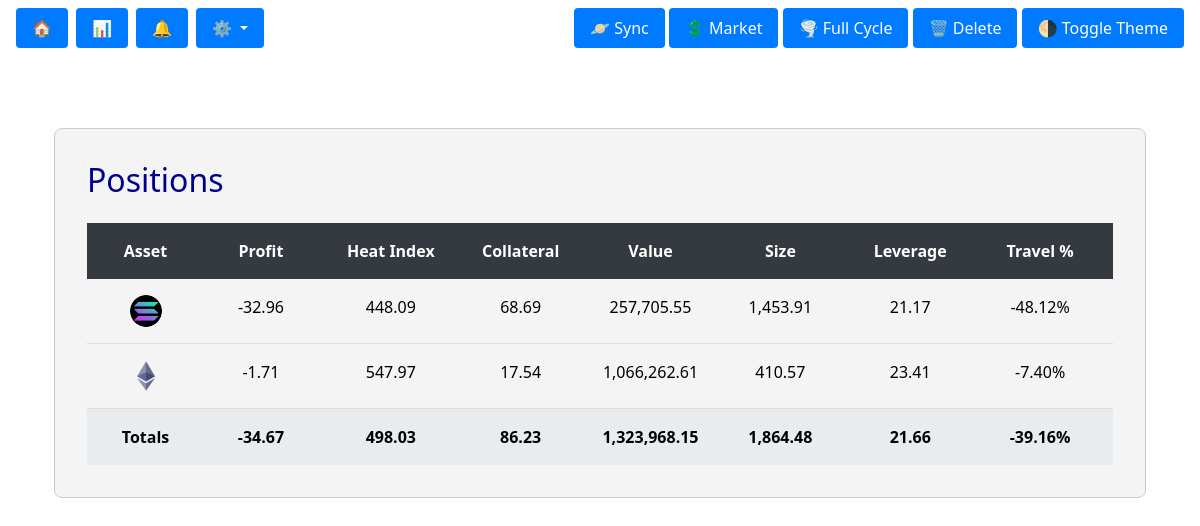
Page /positions/table on the earlier database version.
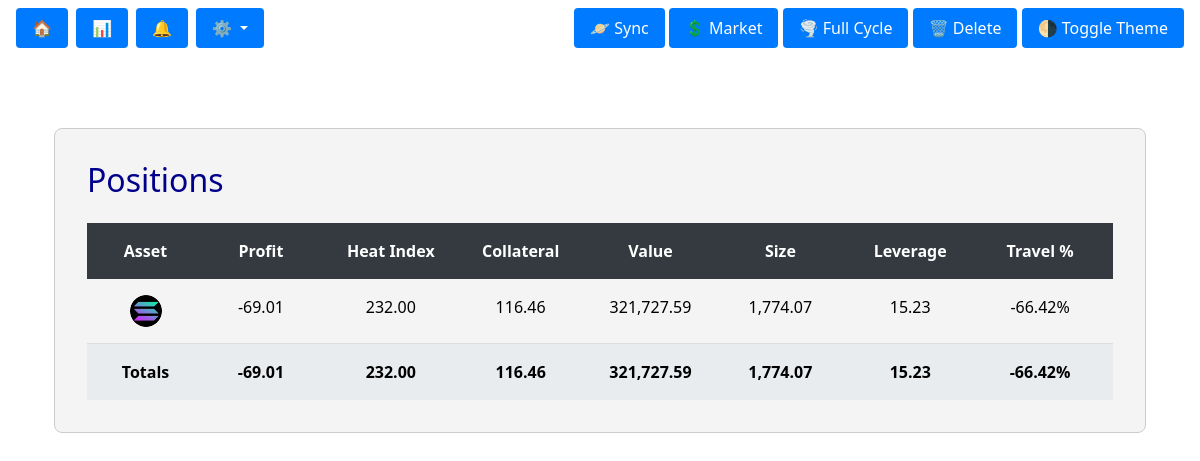
Same page on the later database version.
### tables this page shows
CREATE TABLE positions (
                id TEXT PRIMARY KEY,
                asset_type TEXT,
                position_type TEXT,
                entry_price REAL,
                liquidation_price REAL,
                travel_percent REAL,
                value REAL,
                collateral REAL,
                size REAL,
                leverage REAL,
                wallet_name TEXT,
                last_updated TEXT,
                alert_reference_id TEXT,
                hedge_buddy_id TEXT,
                current_price REAL,
                liquidation_distance REAL,
                heat_index REAL,
                current_heat_index REAL,
                pnl_after_fees_usd REAL,
                profit REAL DEFAULT 0.0,
                status TEXT,
                last_update_jupiter_source TEXT
            );

### positions/positions_bp.py (the view)
@positions_bp.route("/table", methods=["GET"])
@route_log_alert
def positions_table():
    try:
        core = PositionCore(current_app.data_locker)
        positions = core.get_all_positions()
        totals = CalcServices().calculate_totals(positions)
        return render_template("positions_table.html", positions=positions, totals=totals)
    except Exception as e:
        logger.error(f"Error in positions_table: {e}")
        return jsonify({"error": str(e)}), 500

### data/database.py (called while the page is built, shortened)
    def connect(self):
        return self.conn

    def get_cursor(self):
        return self.connect().cursor()

### data/dl_positions.py (called while the page is built)
    def get_all_positions(self) -> list:
        try:
            cursor = self.db.get_cursor()
            cursor.execute("SELECT * FROM positions")
            rows = cursor.fetchall()
            log.debug(f"Fetched {len(rows)} positions", source="DLPositionManager")
            return [dict(row) for row in rows]
        except Exception as e:
            log.error(f"Error fetching positions: {e}", source="DLPositionManager")
            return []

### positions/position_core.py (called while the page is built)
    def get_all_positions(self):
        return self.store.get_all_positions()

### positions/position_store.py (called while the page is built)
    def get_all(self) -> list:
        try:
            rows = self.dl.positions.get_all_positions()
            log.success(f"✅ Loaded {len(rows)} positions", source="PositionStore")
            return rows
        except Exception as e:
            log.error(f"❌ Failed to load positions: {e}", source="PositionStore")
            return []

    def get_all_positions(self):
        return self.get_all()

### sonic_app.py (called while the page is built)
@app.context_processor
def update_theme_context():
    config_path = current_app.config.get("CONFIG_PATH", CONFIG_PATH)
    try:
        with open(config_path, 'r') as f:
            conf = json.load(f)
    except Exception:
        conf = {}
    theme_config = conf.get("theme_config", {})
    return dict(theme=theme_config)

### utils/console_logger.py (called while the page is built)
    @staticmethod
    def _timestamp():
        return datetime.now().strftime("%Y-%m-%d %H:%M:%S")

    @classmethod
    def _get_caller_module(cls):
        stack = inspect.stack()
        for frame in stack[2:]:
            module = inspect.getmodule(frame[0])
            if module and hasattr(module, "__name__"):
                mod_name = module.__name__
                if mod_name == "__main__":
                    filename = frame.filename.split("/")[-1]
                    return filename.replace(".py", "")
                return mod_name.split(".")[-1]
            elif hasattr(frame, "filename"):
                filename = frame.filename.split("/")[-1]
                return filename.replace(".py", "")
        return "unknown"

    @classmethod
    def info(cls, message: str, source: str = None, payload: dict = None):
        cls._print("info", message, source, payload)

    @classmethod
    def success(cls, message: str, source: str = None, payload: dict = None):
        cls._print("success", message, source, payload)

### templates/positions/positions_table.html (shortened to what this page needs)
{% extends "base.html" %}
{% block content %}
<div class="container-fluid my-4">
  <div class="card">
    <div class="card-body">
      <h2 class="title-text mb-4">Positions</h2>
      <div class="grid-header">
        <div class="grid-col asset sortable" data-col-index="0">Asset</div>
        <div class="grid-col sortable" data-col-index="1">Profit</div>
        <div class="grid-col sortable" data-col-index="2">Heat Index</div>
        <div class="grid-col sortable" data-col-index="3">Collateral</div>
        <div class="grid-col sortable" data-col-index="4">Value</div>
        <div class="grid-col sortable" data-col-index="5">Size</div>
        <div class="grid-col sortable" data-col-index="6">Leverage</div>
        <div class="grid-col sortable" data-col-index="7">Travel %</div>
      </div>
      <div id="gridRows">
        {% for pos in positions|sort(attribute='size', reverse=True) %}
        <div class="grid-row">
          <div class="grid-col asset">
            {% if pos.asset_type == 'BTC' %}
              <img src="{{ url_for('static', filename='images/btc_logo.png') }}" alt="BTC" class="asset-icon">
            {% elif pos.asset_type == 'ETH' %}
              <img src="{{ url_for('static', filename='images/eth_logo.png') }}" alt="ETH" class="asset-icon">
            {% elif pos.asset_type == 'SOL' %}
              <img src="{{ url_for('static', filename='images/sol_logo.png') }}" alt="SOL" class="asset-icon">
            {% else %}
              {{ pos.asset_type }}
            {% endif %}
          </div>
          <div class="grid-col">{{ "{:,.2f}".format(pos.pnl_after_fees_usd or 0) }}</div>
          <div class="grid-col">{{ "{:,.2f}".format(pos.heat_index or 0) }}</div>
          <div class="grid-col">{{ "{:,.2f}".format(pos.collateral or 0) }}</div>
          <div class="grid-col">{{ "{:,.2f}".format(pos.value or 0) }}</div>
          <div class="grid-col">{{ "{:,.2f}".format(pos.size or 0) }}</div>
          <div class="grid-col">{{ "{:,.2f}".format(pos.leverage or 0) }}</div>
          <div class="grid-col">{{ "{:,.2f}".format(pos.travel_percent or 0) }}%</div>
        </div>
        {% endfor %}
      </div>
      {% set total_profit = positions|sum(attribute='pnl_after_fees_usd') %}
      <div class="grid-totals">
        <div class="grid-col asset">Totals</div>
        <div class="grid-col">{{ "{:,.2f}".format(total_profit) }}</div>
        <div class="grid-col">{{ "{:,.2f}".format(totals.avg_heat_index or 0) }}</div>
        <div class="grid-col">{{ "{:,.2f}".format(totals.total_collateral or 0) }}</div>
        <div class="grid-col">{{ "{:,.2f}".format(totals.total_value or 0) }}</div>
        <div class="grid-col">{{ "{:,.2f}".format(totals.total_size or 0) }}</div>
        <div class="grid-col">{{ "{:,.2f}".format(totals.avg_leverage or 0) }}</div>
        <div class="grid-col">{{ "{:,.2f}".format(totals.avg_travel_percent or 0) }}%</div>
      </div>
    </div>
  </div>
</div>
{% endblock %}

### templates/base.html (shortened to what this page needs)
<!DOCTYPE html>
<html lang="en" data-theme="light">
<head>
  <link rel="stylesheet" href="https://cdn.jsdelivr.net/npm/bootstrap@5.3.0/dist/css/bootstrap.min.css">
  <link rel="stylesheet" href="{{ url_for('static', filename='css/base.css') }}">
</head>
<body>
  <div class="wrapper">
    {% include "title_bar.html" %}
    <div id="toastContainer" class="toast-container position-fixed top-0 end-0 p-3" style="z-index: 1080;"></div>
    <div class="content-wrapper">
      <div class="container py-5">
        {% block content %}{% endblock %}
      </div>
    </div>
  </div>
</body>
</html>

### templates/title_bar.html (shortened to what this page needs)
<nav class="title-bar d-flex justify-content-between align-items-center px-3 py-2">
  <div class="left-buttons d-flex gap-2">
    <a class="btn btn-light" href="{{ url_for('dashboard.dash_page') }}" title="Home">🏠</a>
    <a class="btn btn-light" href="{{ url_for('positions.positions_table') }}" title="Positions">📊</a>
    <a class="btn btn-light" href="{{ url_for('alerts_bp.monitor_page') }}" title="Alerts">🔔</a>
    <div class="dropdown">
      <button class="btn btn-light dropdown-toggle" type="button" id="settingsDropdown" data-bs-toggle="dropdown" aria-expanded="false">
        ⚙️
      </button>
    </div>
  </div>
  <div class="title-bar-actions">
    <button class="btn btn-outline-primary" data-action="sync">🪐 Sync</button>
    <button class="btn btn-outline-success" data-action="market">💲 Market</button>
    <button class="btn btn-outline-info" data-action="full">🌪️ Full Cycle</button>
    <button class="btn btn-outline-danger" data-action="wipe">🗑️ Delete</button>
    <button class="btn btn-outline-secondary" id="themeToggleButton">🌗 Toggle Theme</button>
  </div>
</nav>

### static/css/base.css (style rules this page uses)
:root { --bg: #ffffff; --text: #111111; --card-bg: #f4f4f4; --card-border: #cccccc; --navbar-bg: #fafafa; --primary: #007bff; --primary-hover: #0056b3; --accent: #f0f0f0; --heat-red: #dc3545; --heat-green: #28a745; }
body, html { margin: 0; padding: 0; font-family: "Segoe UI", sans-serif; background-color: var(--bg); color: var(--text); transition: background-color 0.3s ease, color 0.3s ease; }
a { color: var(--primary); text-decoration: none; }
.card, .common-box, .liquidation-box, .portfolio-box { background-color: var(--card-bg); color: var(--text); border: 1px solid var(--card-border); border-radius: 8px; padding: 1rem; margin-bottom: 1rem; }
button, .btn { background-color: var(--primary); border: none; color: white; padding: 0.5rem 1rem; border-radius: 4px; cursor: pointer; }
body::after { content: attr(data-theme); position: fixed; bottom: 10px; right: 10px; background: red; color: white; padding: 2px 8px; font-size: 12px; border-radius: 4px; z-index: 9999; }

### templates/positions/positions_table.html (style rules this page uses)
.grid-header, .grid-row, .grid-totals { display: flex; padding: 0.5rem; transition: background-color 0.5s, color 0.5s; }
.grid-header { background-color: var(--card-title-color, #343a40); color: var(--text-color, #ffffff); font-weight: bold; }
.grid-row, .grid-totals { color: var(--text-color, #000000); }
.grid-row { border-bottom: 1px solid var(--border-color, #ddd); }
.grid-totals { background-color: var(--card-background-color, #e9ecef); font-weight: bold; }
.grid-col { flex: 1; text-align: center; padding: 0.5rem; }
.grid-col.asset { flex: 0 0 10%; max-width: 10%; }
.sortable { cursor: pointer; }
.asset-icon { width: 32px; height: 32px; border-radius: 50%; object-fit: cover; }
.title-text { color: var(--title-text-color, darkblue); }

Differences in the rows shown:
removed positions: pnl_after_fees_usd "-1.71", heat_index "547.97", collateral "17.54", value "1,066,262.61", size "410.57", leverage "23.41", travel_percent "-7.40"
changed positions: pnl_after_fees_usd "-32.96" → "-69.01"; heat_index "448.09" → "232.00"; collateral "68.69" → "116.46"; value "257,705.55" → "321,727.59"; size "1,453.91" → "1,774.07"; leverage "21.17" → "15.23"; travel_percent "-48.12" → "-66.42"
Other differences:
{{ "{:,.2f}".format(total_profit) }}: "-34.67" → "-69.01"
{{ "{:,.2f}".format(totals.avg_heat_index or 0) }}: "498.03" → "232.00"
{{ "{:,.2f}".format(totals.total_collateral or 0) }}: "86.23" → "116.46"
{{ "{:,.2f}".format(totals.total_value or 0) }}: "1,323,968.15" → "321,727.59"
{{ "{:,.2f}".format(totals.total_size or 0) }}: "1,864.48" → "1,774.07"
{{ "{:,.2f}".format(totals.avg_leverage or 0) }}: "21.66" → "15.23"
{{ "{:,.2f}".format(totals.avg_travel_percent or 0) }}: "-39.16" → "-66.42"
